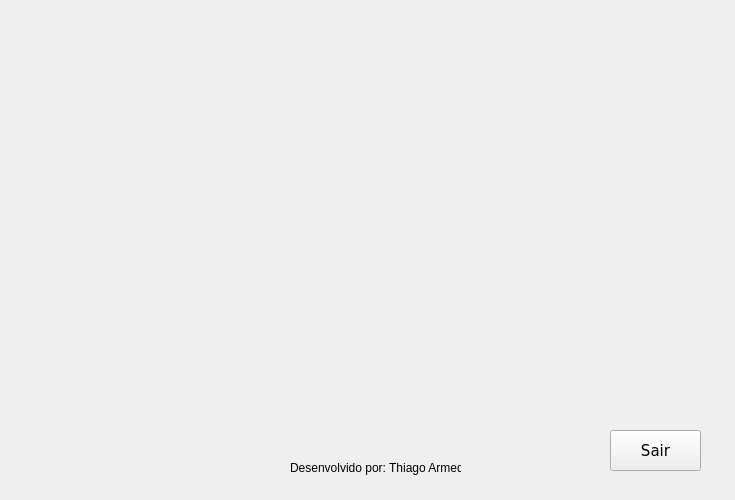
<?xml version="1.0" encoding="UTF-8"?>
<ui version="4.0">
 <class>Form</class>
 <widget class="QWidget" name="Form">
  <property name="windowModality">
   <enum>Qt::ApplicationModal</enum>
  </property>
  <property name="geometry">
   <rect>
    <x>0</x>
    <y>0</y>
    <width>735</width>
    <height>500</height>
   </rect>
  </property>
  <property name="contextMenuPolicy">
   <enum>Qt::DefaultContextMenu</enum>
  </property>
  <property name="acceptDrops">
   <bool>false</bool>
  </property>
  <property name="windowTitle">
   <string>PySisBib - Início</string>
  </property>
  <widget class="QLabel" name="label">
   <property name="geometry">
    <rect>
     <x>240</x>
     <y>90</y>
     <width>251</width>
     <height>291</height>
    </rect>
   </property>
   <property name="text">
    <string/>
   </property>
   <property name="pixmap">
    <pixmap>../../../Downloads/icons8-books-252.png</pixmap>
   </property>
  </widget>
  <widget class="QLabel" name="label_2">
   <property name="geometry">
    <rect>
     <x>290</x>
     <y>460</y>
     <width>171</width>
     <height>16</height>
    </rect>
   </property>
   <property name="text">
    <string>Desenvolvido por: Thiago Armede.</string>
   </property>
  </widget>
  <widget class="QPushButton" name="pushButton">
   <property name="geometry">
    <rect>
     <x>610</x>
     <y>430</y>
     <width>91</width>
     <height>41</height>
    </rect>
   </property>
   <property name="font">
    <font>
     <family>Verdana</family>
     <pointsize>11</pointsize>
    </font>
   </property>
   <property name="text">
    <string>Sair</string>
   </property>
  </widget>
 </widget>
 <resources/>
 <connections/>
</ui>
